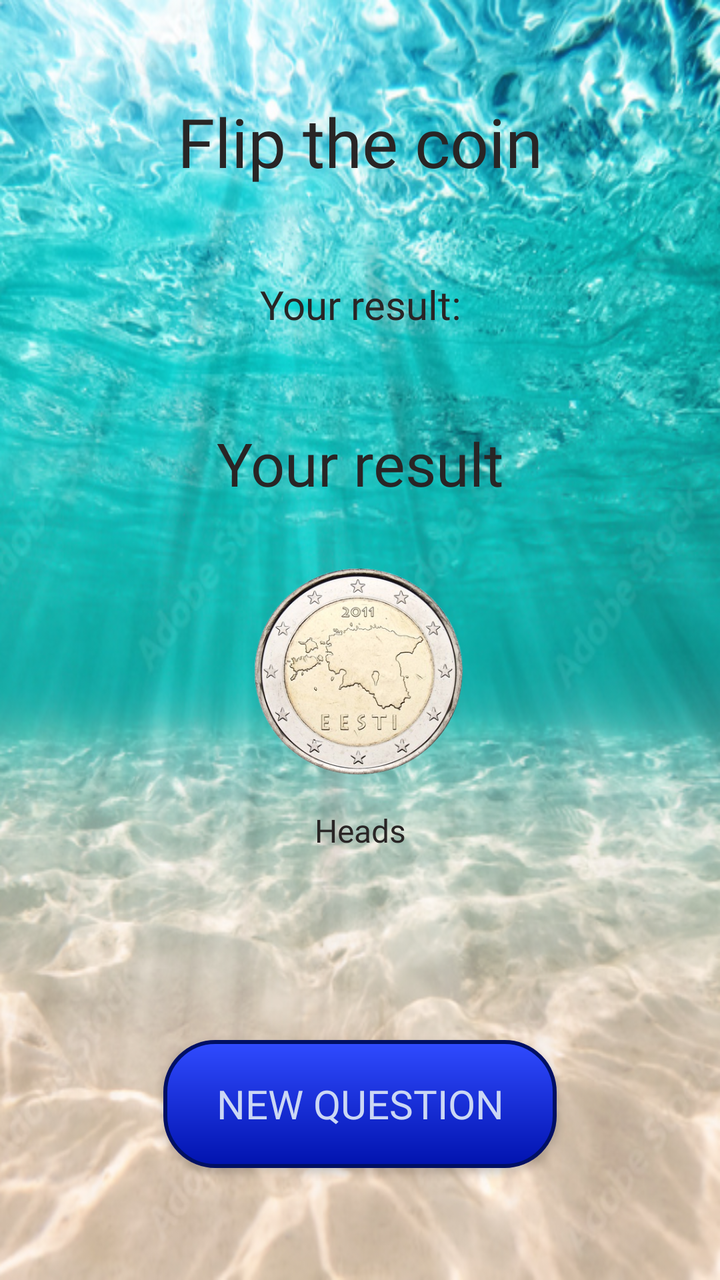
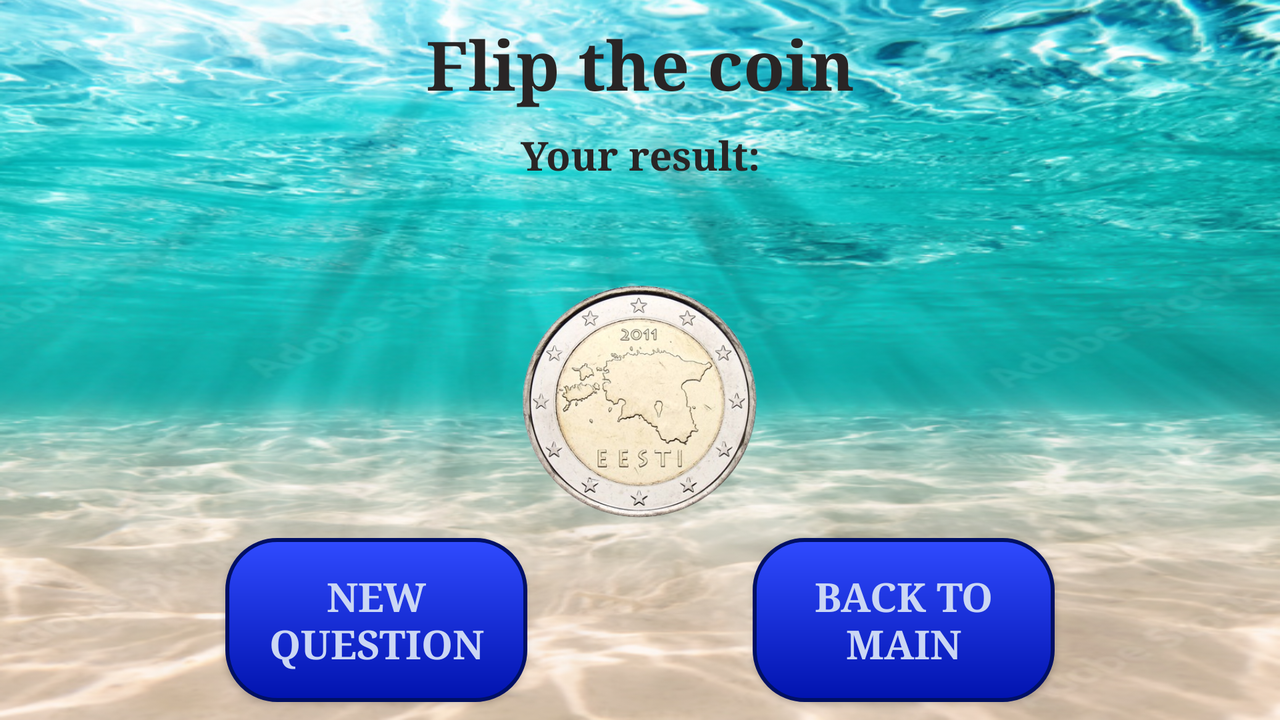

The same Android screen from two of the app's own layout files: first res/layout/ as a phone draws it, then the repository's variant for another configuration, drawn on a device whose configuration selects that folder. Both files follow.
<!-- AndroidManifest.xml: application theme Theme.GameCollection -->
<!-- res/layout/activity_paranoia_coin_flip.xml -->
<?xml version="1.0" encoding="utf-8"?>
<ScrollView
    xmlns:android="http://schemas.android.com/apk/res/android"
    xmlns:app="http://schemas.android.com/apk/res-auto"
    xmlns:tools="http://schemas.android.com/tools"
    android:id="@+id/main"
    android:layout_width="match_parent"
    android:layout_height="match_parent"
    android:fillViewport="true"
    tools:context=".paranoia.ParanoiaCoinFlipActivity">

    <androidx.constraintlayout.widget.ConstraintLayout
        android:layout_width="match_parent"
        android:layout_height="wrap_content"
        android:padding="16dp">

        <TextView
            android:id="@+id/textViewFlipTheCoin"
            android:layout_width="0dp"
            android:layout_height="wrap_content"
            android:layout_marginTop="32dp"
            android:gravity="center"
            android:text="@string/flip_the_coin"
            android:textSize="34sp"
            app:layout_constraintBottom_toTopOf="@+id/textViewYourResult"
            app:layout_constraintEnd_toEndOf="parent"
            app:layout_constraintHorizontal_bias="0.5"
            app:layout_constraintStart_toStartOf="parent"
            app:layout_constraintTop_toTopOf="parent"
            app:layout_constraintVertical_chainStyle="spread_inside" />

        <TextView
            android:id="@+id/textViewYourResult"
            android:layout_width="0dp"
            android:layout_height="wrap_content"
            android:gravity="center"
            android:text="@string/your_result"
            android:textSize="20sp"
            app:layout_constraintBottom_toTopOf="@+id/textViewResult"
            app:layout_constraintEnd_toEndOf="parent"
            app:layout_constraintHorizontal_bias="0.5"
            app:layout_constraintStart_toStartOf="parent"
            app:layout_constraintTop_toBottomOf="@+id/textViewFlipTheCoin" />

        <TextView
            android:id="@+id/textViewResult"
            android:layout_width="0dp"
            android:layout_height="wrap_content"
            android:layout_marginBottom="32dp"
            android:gravity="center"
            android:textSize="30sp"
            app:layout_constraintBottom_toTopOf="@+id/imageViewCoin"
            app:layout_constraintEnd_toEndOf="parent"
            app:layout_constraintHorizontal_bias="0.5"
            app:layout_constraintStart_toStartOf="parent"
            app:layout_constraintTop_toBottomOf="@+id/textViewYourResult"
            tools:text="Your result" />

        <ImageView
            android:id="@+id/imageViewCoin"
            android:layout_width="0dp"
            android:layout_height="0dp"
            android:layout_marginTop="32dp"
            android:scaleType="fitCenter"
            android:src="@drawable/heads"
            app:layout_constraintBottom_toBottomOf="parent"
            app:layout_constraintDimensionRatio="H,1:1"
            app:layout_constraintEnd_toEndOf="parent"
            app:layout_constraintHorizontal_bias="0.498"
            app:layout_constraintStart_toStartOf="parent"
            app:layout_constraintTop_toTopOf="parent"
            app:layout_constraintWidth_max="118dp"
            app:layout_constraintWidth_percent="0.32" />

        <TextView
            android:id="@+id/coinFaceTextView"
            android:layout_width="0dp"
            android:layout_height="wrap_content"
            android:layout_marginTop="16dp"
            android:gravity="center"
            android:textSize="16sp"
            app:layout_constraintEnd_toEndOf="parent"
            app:layout_constraintStart_toStartOf="parent"
            app:layout_constraintTop_toBottomOf="@id/imageViewCoin"
            tools:text="Heads" />

        <androidx.appcompat.widget.AppCompatButton
            android:id="@+id/buttonNewQuestion"
            android:layout_width="0dp"
            android:layout_height="wrap_content"
            android:layout_marginBottom="40dp"
            android:background="@drawable/paranoia_button"
            android:minHeight="64dp"
            android:padding="12dp"
            android:text="@string/new_question"
            android:textColor="@color/paranoiaButtonTextColour"
            android:textSize="20sp"
            app:layout_constraintBottom_toBottomOf="parent"
            app:layout_constraintEnd_toEndOf="parent"
            app:layout_constraintStart_toStartOf="parent"
            app:layout_constraintWidth_max="240dp"
            app:layout_constraintWidth_percent="0.6" />

    </androidx.constraintlayout.widget.ConstraintLayout>
</ScrollView>
<!-- resources referenced by this layout -->
<resources>
  <color name="paranoiaButtonTextColour">#CBD7F4</color>
  <!-- drawable heads: png bitmap (drawable, 177516 bytes) -->
  <!-- drawable paranoia_button (drawable) -->
  <shape xmlns:android="http://schemas.android.com/apk/res/android"
      android:shape="rectangle">
  
      <gradient
          android:angle="270"
          android:startColor="@color/paranoiaButtonTop"
          android:endColor="@color/paranoiaButtonBottom" />
  
      <stroke
          android:width="2dp"
          android:color="@color/paranoiaButtonOutline" />
  
      <corners android:radius="25dp" />
  </shape>
  <string name="flip_the_coin">Flip the coin</string>
  <string name="new_question">New question</string>
  <string name="your_result">Your result:</string>
  <!-- from res/values-v23/ -->
  <style name="Theme.GameCollection" parent="Base.Theme.GameCollection">
          
          <item name="android:navigationBarColor">@android:color/transparent</item>
          <item name="android:statusBarColor">@android:color/transparent</item>
          <item name="android:windowLightStatusBar">?attr/isLightTheme</item>
      </style>
  <color name="paranoiaButtonTop">#304BFF</color>
  <color name="paranoiaButtonBottom">#0113AE</color>
  <color name="paranoiaButtonOutline">#001064</color>
  <style name="Base.Theme.GameCollection" parent="Theme.Material3.DayNight.NoActionBar">
          <item name="android:windowBackground">@drawable/app_background</item>
          <item name="android:fontFamily">@font/caprasimo</item>
          <item name="android:textColor">@color/mainTextColour</item>
          <item name="colorControlNormal">@color/mainTextColour</item>
      </style>
  <!-- drawable app_background: png bitmap (drawable, 544870 bytes) -->
  <color name="mainTextColour">#292525</color>
</resources>
<!-- res/layout-land/activity_paranoia_coin_flip.xml (the repository's variant of the layout above) -->
<!-- drawn on the phone turned sideways -->
<?xml version="1.0" encoding="utf-8"?>
<androidx.constraintlayout.widget.ConstraintLayout xmlns:android="http://schemas.android.com/apk/res/android"
    xmlns:app="http://schemas.android.com/apk/res-auto"
    xmlns:tools="http://schemas.android.com/tools"
    android:id="@+id/main"
    android:layout_width="match_parent"
    android:layout_height="match_parent"
    tools:context=".paranoia.ParanoiaCoinFlipActivity">

    <ImageView
        android:id="@+id/imageViewCoin"
        android:layout_width="118dp"
        android:layout_height="118dp"
        android:src="@drawable/heads"
        app:layout_constraintBottom_toTopOf="@+id/buttonNewQuestion"
        app:layout_constraintEnd_toEndOf="parent"
        app:layout_constraintStart_toStartOf="parent"
        app:layout_constraintTop_toBottomOf="@+id/textViewResult" />

    <androidx.appcompat.widget.AppCompatButton
        android:id="@+id/buttonToMain"
        android:layout_width="151dp"
        android:layout_height="82dp"
        android:background="@drawable/paranoia_button"
        android:fontFamily="serif"
        android:text="Back to main"

        android:textColor="@color/paranoiaButtonTextColour"
        android:textSize="20sp"
        android:textStyle="bold"
        app:layout_constraintBottom_toBottomOf="@+id/buttonNewQuestion"
        app:layout_constraintEnd_toEndOf="parent"
        app:layout_constraintHorizontal_bias="0.5"
        app:layout_constraintStart_toEndOf="@+id/buttonNewQuestion"
        app:layout_constraintTop_toTopOf="@+id/buttonNewQuestion" />

    <androidx.appcompat.widget.AppCompatButton
        android:id="@+id/buttonNewQuestion"
        android:layout_width="151dp"
        android:layout_height="82dp"
        android:background="@drawable/paranoia_button"
        android:fontFamily="serif"
        android:text="New question"
        android:textColor="@color/paranoiaButtonTextColour"
        android:textSize="20sp"
        android:textStyle="bold"
        app:layout_constraintBottom_toBottomOf="parent"
        app:layout_constraintEnd_toStartOf="@+id/buttonToMain"
        app:layout_constraintHorizontal_bias="0.5"
        app:layout_constraintStart_toStartOf="parent"
        app:layout_constraintTop_toBottomOf="@+id/imageViewCoin" />

    <TextView
        android:id="@+id/textViewFlipTheCoin"
        android:layout_width="wrap_content"
        android:layout_height="wrap_content"
        android:fontFamily="serif"
        android:text="Flip the coin"
        android:textSize="34sp"
        android:textStyle="bold"
        app:layout_constraintBottom_toTopOf="@+id/textViewYourResult"
        app:layout_constraintEnd_toEndOf="parent"
        app:layout_constraintStart_toStartOf="parent"
        app:layout_constraintTop_toTopOf="parent" />

    <TextView
        android:id="@+id/textViewYourResult"
        android:layout_width="wrap_content"
        android:layout_height="wrap_content"
        android:fontFamily="serif"
        android:text="Your result:"
        android:textSize="20sp"
        android:textStyle="bold"
        app:layout_constraintBottom_toTopOf="@+id/textViewResult"
        app:layout_constraintEnd_toEndOf="parent"
        app:layout_constraintStart_toStartOf="parent"
        app:layout_constraintTop_toBottomOf="@+id/textViewFlipTheCoin" />

    <TextView
        android:id="@+id/textViewResult"
        android:layout_width="wrap_content"
        android:layout_height="wrap_content"
        android:fontFamily="serif"
        android:textAlignment="center"
        android:textSize="24sp"
        android:textStyle="bold"
        app:layout_constraintBottom_toTopOf="@+id/imageViewCoin"
        app:layout_constraintEnd_toEndOf="parent"
        app:layout_constraintStart_toStartOf="parent"
        app:layout_constraintTop_toBottomOf="@+id/textViewYourResult" />

</androidx.constraintlayout.widget.ConstraintLayout>
<!-- resources referenced by the variant -->
<!-- as the phone turned sideways resolves them -->
<resources>
  <color name="paranoiaButtonTextColour">#CBD7F4</color>
  <!-- drawable heads: png bitmap (drawable, 177516 bytes) -->
  <!-- drawable paranoia_button (drawable) -->
  <shape xmlns:android="http://schemas.android.com/apk/res/android"
      android:shape="rectangle">
  
      <gradient
          android:angle="270"
          android:startColor="@color/paranoiaButtonTop"
          android:endColor="@color/paranoiaButtonBottom" />
  
      <stroke
          android:width="2dp"
          android:color="@color/paranoiaButtonOutline" />
  
      <corners android:radius="25dp" />
  </shape>
  <!-- from res/values-v23/ -->
  <style name="Theme.GameCollection" parent="Base.Theme.GameCollection">
          
          <item name="android:navigationBarColor">@android:color/transparent</item>
          <item name="android:statusBarColor">@android:color/transparent</item>
          <item name="android:windowLightStatusBar">?attr/isLightTheme</item>
      </style>
  <color name="paranoiaButtonTop">#304BFF</color>
  <color name="paranoiaButtonBottom">#0113AE</color>
  <color name="paranoiaButtonOutline">#001064</color>
  <style name="Base.Theme.GameCollection" parent="Theme.Material3.DayNight.NoActionBar">
          <item name="android:windowBackground">@drawable/app_background</item>
          <item name="android:fontFamily">@font/caprasimo</item>
          <item name="android:textColor">@color/mainTextColour</item>
          <item name="colorControlNormal">@color/mainTextColour</item>
      </style>
  <!-- drawable app_background: png bitmap (drawable, 544870 bytes) -->
  <color name="mainTextColour">#292525</color>
</resources>
